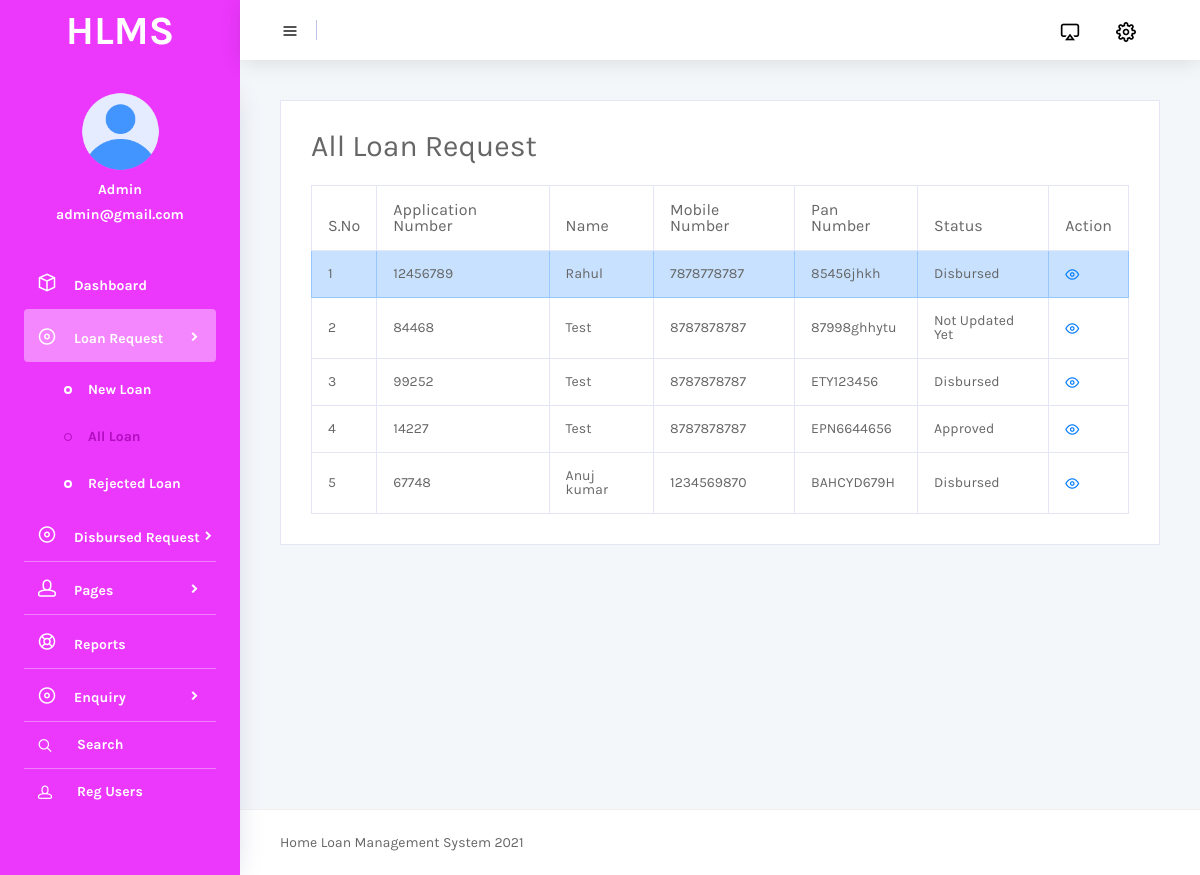
Screenshot of /admin/all-loan-request.php (signed in) with the database file from the repository.
### tables this page shows
CREATE TABLE `tblapplication` (
  `ID` int(10) NOT NULL,
  `UserID` int(10) DEFAULT NULL,
  `ApplicationNumber` int(10) DEFAULT NULL,
  `PanNumber` varchar(200) DEFAULT NULL,
  `PanCardCopy` varchar(200) DEFAULT NULL,
  `Address` mediumtext DEFAULT NULL,
  `AddressProofType` varchar(200) DEFAULT NULL,
  `AdressDoc` varchar(200) DEFAULT NULL,
  `ServiceType` varchar(200) DEFAULT NULL,
  `MontlyIncome` decimal(10,2) DEFAULT NULL,
  `ExistingLoan` varchar(100) DEFAULT NULL,
  `ExpectedLoanAmount` decimal(10,2) DEFAULT NULL,
  `ProfilePic` varchar(200) DEFAULT NULL,
  `Tenure` int(5) DEFAULT NULL,
  `GName` varchar(200) DEFAULT NULL,
  `Gmobnum` bigint(10) DEFAULT NULL,
  `Gemail` varchar(200) DEFAULT NULL,
  `Gaddress` varchar(200) DEFAULT NULL,
  `SubmitDate` timestamp NULL DEFAULT current_timestamp(),
  `Remark` varchar(200) DEFAULT NULL,
  `Status` varchar(200) DEFAULT NULL,
  `LoanamountDisbursed` decimal(10,2) DEFAULT NULL,
  `RateofInterest` decimal(10,0) DEFAULT NULL,
  `DTenure` int(5) DEFAULT NULL,
  `UpdationDate` timestamp NULL DEFAULT NULL ON UPDATE current_timestamp()
);

CREATE TABLE `tbluser` (
  `ID` int(10) NOT NULL,
  `FullName` varchar(200) DEFAULT NULL,
  `MobileNumber` bigint(10) DEFAULT NULL,
  `Password` varchar(200) DEFAULT NULL,
  `RegDate` timestamp NULL DEFAULT current_timestamp()
);

### admin/all-loan-request.php (the view, shortened to what this page needs)
<?php
include('includes/dbconnection.php');
if (strlen($_SESSION['hlmsaid']==0)) {
  header('location:logout.php');
  } else{
  ?>
<!DOCTYPE html>
<html lang="en">
<head>
  <link rel="stylesheet" href="vendors/mdi/css/materialdesignicons.min.css">
  <link rel="stylesheet" href="vendors/feather/feather.css">
  <link rel="stylesheet" href="vendors/base/vendor.bundle.base.css">
  <link rel="stylesheet" href="css/style.css">
</head>
<body>
  <div class="container-scroller">
 <?php include_once('includes/header.php');?>
    <div class="container-fluid page-body-wrapper">
      <?php include_once('includes/sidebar.php');?>
      <div class="main-panel">
        <div class="content-wrapper">
          <div class="row">
            <div class="col-lg-12 stretch-card">
              <div class="card">
                <div class="card-body">
                  <h3 >All Loan Request</h3>
                  <div class="table-responsive pt-3">
                    <table class="table table-bordered">
                      <thead>
                       <tr>
                                               <th>S.No</th>
                                        <th>Application Number</th>
                                        <th>Name</th>
                                        <th>Mobile Number</th>
                                        <th>Pan Number</th>
                                    <th>Status</th>
                                        <th>Action</th>
                                            </tr>
                      </thead>
                      <tbody>
                        <tr class="table-info">
                           <?php
$sql="SELECT tbluser.FullName,tbluser.MobileNumber,tblapplication.ID as appaid, tblapplication.ApplicationNumber, tblapplication.PanNumber,tblapplication.Status from  tblapplication join tbluser on tbluser.ID= tblapplication.UserID";
$query = $dbh -> prepare($sql);
$query->execute();
$results=$query->fetchAll(PDO::FETCH_OBJ);
$cnt=1;
if($query->rowCount() > 0)
{
foreach($results as $row)
{               ?>
                         <td><?php echo htmlentities($cnt);?></td>
                                        <td><?php  echo htmlentities($row->ApplicationNumber);?></td>
                                        <td><?php  echo htmlentities($row->FullName);?></td>
                                        <td><?php  echo htmlentities($row->MobileNumber);?></td>
                                        <td><?php  echo htmlentities($row->PanNumber);?></td>
                                             <?php if($row->Status==""){ ?>
                     <td><?php echo "Not Updated Yet"; ?></td>
<?php } else { ?>                  <td><?php  echo htmlentities($row->Status);?>
                  </td>
                  <?php } ?>
                                        <td><a href="view-loan-request-detail.php?editid=<?php echo htmlentities ($row->appaid);?>&&aid=<?php echo htmlentities ($row->ApplicationNumber);?>"><i class="icon-eye" aria-hidden="true"></i></a></td>
                        </tr>
                        <?php $cnt=$cnt+1;}} ?>
                      </tbody>
                    </table>
                  </div>
                </div>
              </div>
            </div>
          </div>
        </div>
      <?php include_once('includes/footer.php');?>
      </div>
    </div>
  </div>
</body>
</html>
<?php } ?>

### admin/includes/sidebar.php (shortened to what this page needs)
<nav class="sidebar sidebar-offcanvas" id="sidebar">
        <div class="user-profile">
          <?php
$aid=$_SESSION['hlmsaid'];
$sql="SELECT AdminName,Email from  tbladmin where ID=:aid";
$query = $dbh -> prepare($sql);
$query->bindParam(':aid',$aid,PDO::PARAM_STR);
$query->execute();
$results=$query->fetchAll(PDO::FETCH_OBJ);
$cnt=1;
if($query->rowCount() > 0)
{
foreach($results as $row)
{               ?>
          <div class="user-image">
            <img src="images/faces/face28.png">
          </div>
          <div class="user-name">
              <?php  echo $row->AdminName;?>
          </div>
          <div class="user-designation">
             <?php  echo $row->Email;?>
          </div>
        </div><?php $cnt=$cnt+1;}} ?>
        <ul class="nav">
          <li class="nav-item">
            <a class="nav-link" href="dashboard.php">
              <i class="icon-box menu-icon"></i>
              <span class="menu-title">Dashboard</span>
            </a>
          </li>
          <li class="nav-item">
            <a class="nav-link" data-toggle="collapse" href="#ui-basic" aria-expanded="false" aria-controls="ui-basic">
              <i class="icon-disc menu-icon"></i>
              <span class="menu-title">Loan Request</span>
              <i class="menu-arrow"></i>
            </a>
            <div class="collapse" id="ui-basic">
              <ul class="nav flex-column sub-menu">
                <li class="nav-item"> <a class="nav-link" href="new-loan-request.php">New Loan</a></li>
                <li class="nav-item"> <a class="nav-link" href="all-loan-request.php">All Loan</a></li>
                <li class="nav-item"> <a class="nav-link" href="rejected-loan-request.php">Rejected Loan</a></li>
              </ul>
            </div>
          </li>
           <li class="nav-item">
            <a class="nav-link" data-toggle="collapse" href="#ui-basic1" aria-expanded="false" aria-controls="ui-basic1">
              <i class="icon-disc menu-icon"></i>
              <span class="menu-title">Disbursed Request</span>
              <i class="menu-arrow"></i>
            </a>
          </li>
         <li class="nav-item">
            <a class="nav-link" data-toggle="collapse" href="#auth" aria-expanded="false" aria-controls="auth">
              <i class="icon-head menu-icon"></i>
              <span class="menu-title">Pages</span>
              <i class="menu-arrow"></i>
            </a>
          </li>
          <li class="nav-item">
            <a class="nav-link" href="between-dates-reports.php">
              <i class="icon-help menu-icon"></i>
              <span class="menu-title">Reports</span>
            </a>
          </li>
          <li class="nav-item">
            <a class="nav-link" data-toggle="collapse" href="#ui-basic2" aria-expanded="false" aria-controls="ui-basic2">
              <i class="icon-disc menu-icon"></i>
              <span class="menu-title">Enquiry</span>
              <i class="menu-arrow"></i>
            </a>
          </li>
          <li class="nav-item">
            <a class="nav-link" href="search.php">
              <i class="icon-search"></i>
              <span class="menu-title" style="padding-left: 25px;">Search</span>
            </a>
          </li>
          <li class="nav-item">
            <a class="nav-link" href="reg-users.php">
              <i class="icon-head"></i>
              <span class="menu-title" style="padding-left: 25px;">Reg Users</span>
            </a>
          </li>
        </ul>
      </nav>

### rows the page displays
tblapplication: ApplicationNumber "12456789", UserID.FullName "Rahul", UserID.MobileNumber "7878778787", PanNumber "85456jhkh", Status "Disbursed"
tblapplication: ApplicationNumber "84468", UserID.FullName "Test", UserID.MobileNumber "8787878787", PanNumber "87998ghhytu", shows "Not Updated Yet"
tblapplication: ApplicationNumber "99252", UserID.FullName "Test", UserID.MobileNumber "8787878787", PanNumber "ETY123456", Status "Disbursed"
tblapplication: ApplicationNumber "14227", UserID.FullName "Test", UserID.MobileNumber "8787878787", PanNumber "EPN6644656", Status "Approved"
tblapplication: ApplicationNumber "67748", UserID.FullName "Anuj kumar", UserID.MobileNumber "1234569870", PanNumber "BAHCYD679H", Status "Disbursed"

### other values shown
$row->AdminName "Admin"
$row->Email "admin@gmail.com"
